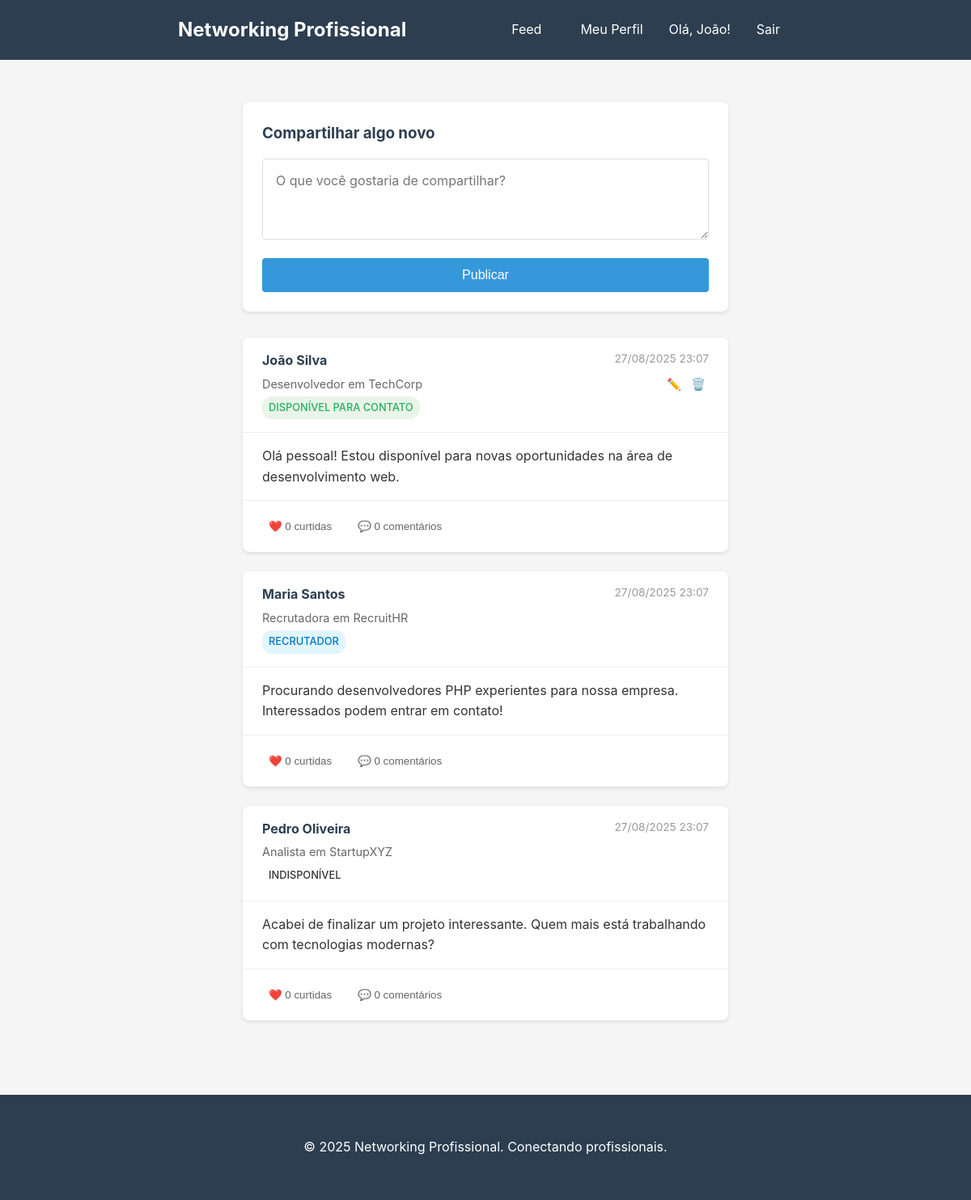
The app's page /feed.php (signed in) with its own data.
### tables this page shows
CREATE TABLE IF NOT EXISTS users (
    id INT AUTO_INCREMENT PRIMARY KEY,
    nome VARCHAR(100) NOT NULL,
    sobrenome VARCHAR(100) NOT NULL,
    email VARCHAR(100) UNIQUE NOT NULL,
    senha VARCHAR(255) NOT NULL,
    empresa VARCHAR(100),
    cargo VARCHAR(100),
    status_tag ENUM('disponivel_contato', 'procurando_oportunidades', 'recrutador', 'empregado') NOT NULL,
    created_at TIMESTAMP DEFAULT CURRENT_TIMESTAMP
);

CREATE TABLE IF NOT EXISTS posts (
    id INT AUTO_INCREMENT PRIMARY KEY,
    user_id INT NOT NULL,
    conteudo TEXT NOT NULL,
    created_at TIMESTAMP DEFAULT CURRENT_TIMESTAMP,
    FOREIGN KEY (user_id) REFERENCES users(id) ON DELETE CASCADE
);

### feed.php (the view, shortened to what this page needs)
<?php
require_once 'config/database.php';
$posts_query = "
    SELECT p.*, u.nome, u.sobrenome, u.empresa, u.cargo, u.status_tag,
           COUNT(DISTINCT l.id) as likes_count,
           COUNT(DISTINCT c.id) as comments_count,
           EXISTS(SELECT 1 FROM likes WHERE user_id = ? AND post_id = p.id) as user_liked
    FROM posts p
    JOIN users u ON p.user_id = u.id
    LEFT JOIN likes l ON p.id = l.post_id
    LEFT JOIN comments c ON p.id = c.post_id
    GROUP BY p.id, p.user_id, p.conteudo, p.created_at, u.nome, u.sobrenome, u.empresa, u.cargo, u.status_tag
    ORDER BY p.created_at DESC
";
$stmt = $pdo->prepare($posts_query);
$stmt->execute([$_SESSION['user_id']]);
$posts = $stmt->fetchAll();
?>
<!DOCTYPE html>
<html lang="pt-BR">
<head>
    <link rel="stylesheet" href="style.css">
</head>
<body>
    <?php include 'includes/header.php'; ?>
    <div class="container">
        <div class="feed-container">
            <div class="post-creator">
                <h3>Compartilhar algo novo</h3>
                <form action="actions/create_post.php" method="POST">
                    <textarea name="conteudo" placeholder="O que você gostaria de compartilhar?" required></textarea>
                    <button type="submit" class="btn-primary">Publicar</button>
                </form>
            </div>
            <div class="posts-feed">
                <?php if (empty($posts)): ?>
                    <div class="empty-state">
                        <p>Nenhuma postagem encontrada. Seja o primeiro a compartilhar!</p>
                    </div>
                <?php else: ?>
                    <?php foreach ($posts as $post): ?>
                        <div class="post-card" id="post-<?php echo $post['id']; ?>">
                            <div class="post-header">
                                <div class="user-info">
                                    <h4><?php echo htmlspecialchars($post['nome'] . ' ' . $post['sobrenome']); ?></h4>
                                    <p class="user-details">
                                        <?php echo htmlspecialchars($post['cargo']); ?>
                                        <?php if ($post['empresa']): ?>
                                            em <?php echo htmlspecialchars($post['empresa']); ?>
                                        <?php endif; ?>
                                    </p>
                                    <span class="status-tag <?php echo $post['status_tag']; ?>">
                                        <?php
                                            if ($post['status_tag'] == 'disponivel_contato') {
                                                echo 'Disponível para contato';
                                            } elseif ($post['status_tag'] == 'recrutador') {
                                                echo 'Recrutador';
                                            } else {
                                                echo 'Indisponível';
                                            }
                                        ?>
                                    </span>
                                </div>
                                <div class="post-header-right">
                                    <span class="post-date"><?php echo date('d/m/Y H:i', strtotime($post['created_at'])); ?></span>
                                    <?php if ($post['user_id'] == $_SESSION['user_id']): ?>
                                        <div class="post-actions-menu">
                                            <button class="edit-post-btn" onclick="toggleEditPost(<?php echo $post['id']; ?>)">✏️</button>
                                            <button class="delete-post-btn" onclick="deletePost(<?php echo $post['id']; ?>)">🗑️</button>
                                        </div>
                                    <?php endif; ?>
                                </div>
                            </div>
                            <div class="post-content">
                                <div class="post-text" id="post-text-<?php echo $post['id']; ?>">
                                    <p><?php echo nl2br(htmlspecialchars($post['conteudo'])); ?></p>
                                </div>
                            </div>
                            <div class="post-actions">
                                <button class="like-btn <?php echo $post['user_liked'] ? 'liked' : ''; ?>"
                                        onclick="toggleLike(<?php echo $post['id']; ?>)">
                                    ❤️ <?php echo $post['likes_count']; ?> curtidas
                                </button>
                                <button class="comment-btn" onclick="toggleComments(<?php echo $post['id']; ?>)">
                                    💬 <?php echo $post['comments_count']; ?> comentários
                                </button>
                            </div>
                        </div>
                    <?php endforeach; ?>
                <?php endif; ?>
            </div>
        </div>
    </div>
    <?php include 'includes/footer.php'; ?>
</body>
</html>

### includes/header.php (shortened to what this page needs)
<?php
$current_user = null;
if (isset($_SESSION['user_id'])) {
    require_once __DIR__ . '/../config/database.php';
    $stmt = $pdo->prepare("SELECT nome FROM users WHERE id = ?");
    $stmt->execute([$_SESSION['user_id']]);
    $current_user = $stmt->fetch();
}
?>
<header class="header">
    <div class="header-content">
        <h2>Networking Profissional</h2>
        <?php if ($current_user): ?>
            <nav class="nav-links">
                <a href="feed.php">Feed</a>
                <a href="perfil.php">Meu Perfil</a>
                <span>Olá, <?php echo htmlspecialchars($current_user['nome']); ?>!</span>
                <a href="auth/logout.php">Sair</a>
            </nav>
        <?php endif; ?>
    </div>
</header>

### style.css (style rules this page uses)
* { margin: 0; padding: 0; box-sizing: border-box; }
body { font-family: -apple-system, BlinkMacSystemFont, 'Segoe UI', Roboto, Oxygen, Ubuntu, Cantarell, sans-serif; line-height: 1.6; color: #333; background-color: #f5f5f5; }
.container { max-width: 800px; margin: 0 auto; padding: 20px; }
.header { background: #2c3e50; color: white; padding: 1rem 0; margin-bottom: 2rem; }
.header-content { display: flex; justify-content: space-between; align-items: center; max-width: 800px; margin: 0 auto; padding: 0 20px; }
.header h2 { margin: 0; }
.nav-links { display: flex; gap: 1rem; align-items: center; }
.nav-links a { color: white; text-decoration: none; padding: 0.5rem 1rem; border-radius: 4px; transition: background-color 0.3s; }
.btn-primary { background: #3498db; color: white; padding: 0.75rem 1.5rem; border: none; border-radius: 4px; font-size: 1rem; cursor: pointer; width: 100%; transition: background-color 0.3s; }
.feed-container { max-width: 600px; margin: 0 auto; }
.post-creator { background: white; padding: 1.5rem; border-radius: 8px; box-shadow: 0 2px 5px rgba(0, 0, 0, 0.1); margin-bottom: 2rem; }
.post-creator h3 { margin-bottom: 1rem; color: #2c3e50; }
.post-creator textarea { width: 100%; min-height: 100px; padding: 1rem; border: 1px solid #ddd; border-radius: 4px; font-family: inherit; font-size: 1rem; resize: vertical; margin-bottom: 1rem; }
.posts-feed { space-y: 1rem; }
.post-card { background: white; border-radius: 8px; box-shadow: 0 2px 5px rgba(0, 0, 0, 0.1); margin-bottom: 1.5rem; overflow: hidden; }
.post-header { padding: 1rem 1.5rem; border-bottom: 1px solid #eee; display: flex; justify-content: space-between; align-items: flex-start; }
.post-header-right { display: flex; flex-direction: column; align-items: flex-end; gap: 0.5rem; }
.user-info h4 { margin: 0; color: #2c3e50; }
.user-details { margin: 0.25rem 0; color: #666; font-size: 0.9rem; }
.status-tag { display: inline-block; padding: 0.25rem 0.5rem; border-radius: 12px; font-size: 0.8rem; font-weight: 500; text-transform: uppercase; }
.status-tag.disponivel_contato { background: #e8f5e8; color: #27ae60; }
.status-tag.recrutador { background: #e1f5fe; color: #0277bd; }
.post-date { color: #999; font-size: 0.85rem; }
.post-content { padding: 1rem 1.5rem; }
.post-content p { margin: 0; white-space: pre-line; }
.post-actions { padding: 1rem 1.5rem; border-top: 1px solid #eee; display: flex; gap: 1rem; }
.like-btn, .comment-btn { background: none; border: none; color: #666; cursor: pointer; padding: 0.5rem; border-radius: 4px; transition: background-color 0.3s; }
.post-actions-menu { display: flex; gap: 0.25rem; }
.edit-post-btn, .delete-post-btn, .delete-comment-btn { background: none; border: none; cursor: pointer; padding: 0.25rem; border-radius: 4px; font-size: 0.9rem; transition: background-color 0.3s; }

### records on screen
users: nome "João"
posts: user.sobrenome "João Silva", user.cargo "Desenvolvedor", user.empresa "TechCorp", shows "DISPONÍVEL PARA CONTATO", created_at "27/08/2025 23:07", conteudo "Olá pessoal! Estou disponível para novas oportunidades na área de desenvolvimento web.", likes_count "0", comments_count "0"
posts: user.sobrenome "Maria Santos", user.cargo "Recrutadora", user.empresa "RecruitHR", shows "RECRUTADOR", created_at "27/08/2025 23:07", conteudo "Procurando desenvolvedores PHP experientes para nossa empresa. Interessados podem entrar em contato!", likes_count "0", comments_count "0"
posts: user.sobrenome "Pedro Oliveira", user.cargo "Analista", user.empresa "StartupXYZ", shows "INDISPONÍVEL", created_at "27/08/2025 23:07", conteudo "Acabei de finalizar um projeto interessante. Quem mais está trabalhando com tecnologias modernas?", likes_count "0", comments_count "0"
